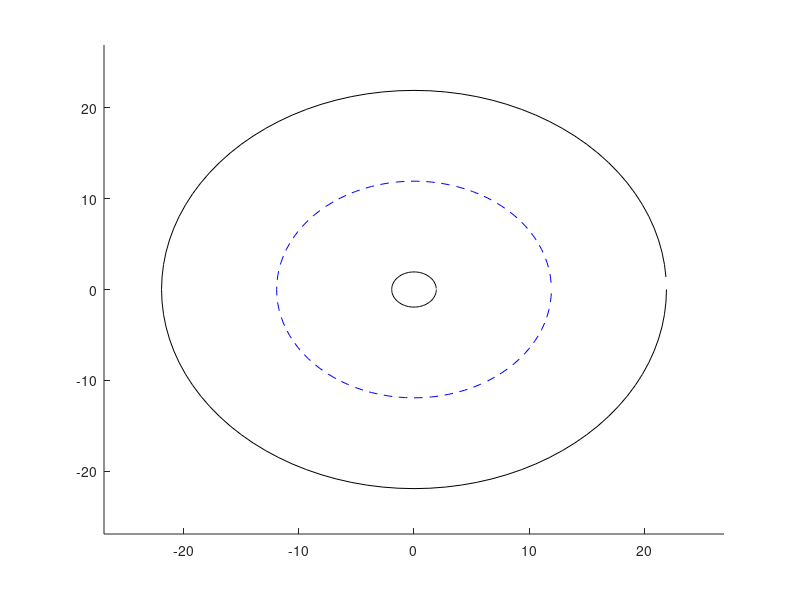

Here is the MATLAB script that generated this plot: (Note: this script raises an error after producing the figure.)
clear;clc

%% Contains the ringroad parameters:
RingRoad_Params.Road_Length = 75;
RingRoad_Params.number_cars = 10;
RingRoad_Params.number_lanes = 2;
RingRoad_Params.trajectory_time = 75;
RingRoad_Params.dt = .1;


L = RingRoad_Params.Road_Length;
n = RingRoad_Params.number_cars;
number_lanes = RingRoad_Params.number_lanes;
tf = RingRoad_Params.trajectory_time; % final time of trajectory computation
dt = RingRoad_Params.dt; % Time step [s]
numSteps = tf/dt;

%% Individual vehicle driving parameters:
b = 20; 
a = 0.5; 
vm = 9.72; 
d0 = 4.5;
x = 1.5;
y = 2;

wantUniform = true; % Gives a homogeneous platoon

Params = zeros(n,6);
if(wantUniform)
    for i=1:n
        Params(i,:) = [b,a,vm,d0,x,y];
    end
else 
    % Adds noise around the parameter set to create variability in driving
    % behavior:
    for i=1:n
        b_i = b + normrnd(0,1);
        a_i = a + normrnd(0,.1);
        vm_i = vm + normrnd(0,1.5);
        d0_i = d0 + normrnd(0,.3);
        x_i = x + normrnd(0,.05);
        y_i = y + normrnd(0,.05);
        Params(i,:) = [b_i,a_i,vm_i,d0_i,x_i,y_i];
    end
end

%% Initial Conditions:


s_star = RingRoad_Params.Road_Length/RingRoad_Params.number_cars;

v_star = vm*(tanh(s_star./d0-2)+tanh(2))/(1+tanh(2));

initial_spacings = ones(n,1)*s_star;

stateMat = zeros(n,2); % Form: [position,velocity]
stateMat(:,1) = cumsum(initial_spacings);
stateMat(:,2) = v_star;

laneMat = ones(n,1);

posVals = zeros(n,numSteps);
speedVals = zeros(n,numSteps);

want_Lane_Chage = false;

lane_check_frequency = 5; %How frequently a vehicle will check to see if it wants to change lanes

accel_vals = zeros(n,1);

%% Plotting:

circumfReal = L;
radReal = circumfReal/(2*pi);
delta = 5;
circumferenceOutter = circumfReal;
radOutter = circumferenceOutter/(2*pi)+delta;
circumferenceInner = circumfReal;
radInner = circumferenceInner/(2*pi)-delta;

posMatrix = zeros(n,2);

inner = zeros(100,2);
middle = zeros(100,2);
outter = zeros(100,2);

for i=1:100
    theta = 2*pi*(i/100);
    inner(i,1) = cos(theta)*(radInner-delta);
    inner(i,2) = sin(theta)*(radInner-delta);
    outter(i,1) = cos(theta)*(radOutter+delta);
    outter(i,2) = sin(theta)*(radOutter+delta);
    middle(i,1) = cos(theta)*(radReal);
    middle(i,2) = sin(theta)*(radReal);
end

colorGradient = linspace(1,10,n);

close all;
figure
hold on;
plot(inner(:,1),inner(:,2),'k-')
plot(outter(:,1),outter(:,2),'k-')
plot(middle(:,1),middle(:,2),'b--')
xlim([-radOutter-10,radOutter+10])
ylim([-radOutter-10,radOutter+10])

%% Simulation:

time = 0;
for t=1:numSteps
    %% Do integration steps:
    clc
    disp(t)
    time = time + dt;
    
    if(want_Lane_Chage)
   
        if(mod(time,lane_check_frequency)==0)
            laneMat = laneCheck(Params,laneMat,stateMat,changing_params,dt);
        end
        
    end
    
    accel_vals = accelCalc(Params,laneMat,stateMat,RingRoad_Params);
    
    t_decel = 2;
    
    if(t >= 1 && t <= t_decel)
        accel_vals(1) = -(v_star/t_decel);
        disp('Causing Breaking Event')
    end
    
    stateMat(:,2) = stateMat(:,2)+accel_vals*dt;
    stateMat(:,1) = stateMat(:,1)+stateMat(:,2)*dt;
     
    for carNum=1:n
        if(stateMat(carNum,1)>L)
         stateMat(carNum,1) = stateMat(carNum,1)-L;
        end
    end
    
    posVals(:,t) = stateMat(:,1);
    speedVals(:,t) = stateMat(:,2);
    
    
    %% Put everything into the circular track: 
    for carNum=1:n
        theta = (stateMat(carNum,1)/circumfReal)*2*pi;
        if(laneMat(carNum,1))
            posMatrix(carNum,1) = cos(theta)*radOutter;
            posMatrix(carNum,2) = sin(theta)*radOutter;
        else
            posMatrix(carNum,1) = cos(theta)*radInner;
            posMatrix(carNum,2) = sin(theta)*radInner;
        end
    end
end

%% Display the ring-road simulation:
time = 0;
for t=1:numSteps
    time = time + RingRoad_Params.dt;
    cla;
    %plot(posMatrix(:,1),posMatrix(:,2),'ro');%This actually plots the cars
    scatter(posMatrix(:,1),posMatrix(:,2),50,colorGradient,'filled');
    %Draw lines to denote lanes:
    plot(inner(:,1),inner(:,2),'k-');
    plot(outter(:,1),outter(:,2),'k-');
    plot(middle(:,1),middle(:,2),'b--');
    v_bar = mean(stateMat(:,2));
    title(strcat('Mean Speed:',num2str(v_bar)))
    
    pause(.05)
end

%% Plot Phase Diagram:

figure()
plot(posVals','b.','MarkerSize',5)
ylim([0 RingRoad_Params.Road_Length])

%% String Stability Diagram:
speed_diff_vals = zeros(n,numSteps);
spacing_vals = zeros(n,numSteps);

for c=1:n
    if(c==n-1)
        speed_diff_vals(c,:) = speedVals(n,:) - speedVals(c,:);
        spacing_vals(c,:) = posVals(n,:) - posVals(c,:);
        spacing_vals(c,:) = mod(spacing_vals(c,:),L);
    else
        speed_diff_vals(c,:) = speedVals(mod(c+1,n),:) - speedVals(c,:);
        spacing_vals(c,:) = posVals(mod(c+1,n),:) - posVals(c,:);
        spacing_vals(c,:) = mod(spacing_vals(c,:),L);
    end
end

figure()
subplot(3,1,1)
hold on

for c=1:n
    p= Params(c,:);
    lambda_vals = string_stability(p,10,10,spacing_vals(c,:));
    if(c==1)
        plot(lambda_vals,'r.')
    else
        plot(lambda_vals,'b.')
    end
end

subplot(3,1,2)
hold on

for c=1:n
    if(c==1)
        plot(spacing_vals(c,:),'r.')
    else
        plot(spacing_vals(c,:),'b.')
    end
end

min_s = min(spacing_vals,[],'all');
max_s = max(spacing_vals,[],'all');
s_range = min_s:.05:max_s;

lambda_range = string_stability(p,10,10,s_range);

subplot(3,1,3)
hold on
plot(s_range,lambda_range)
plot(s_star,string_stability(p,10,10,s_star),'k*','MarkerSize',10)





